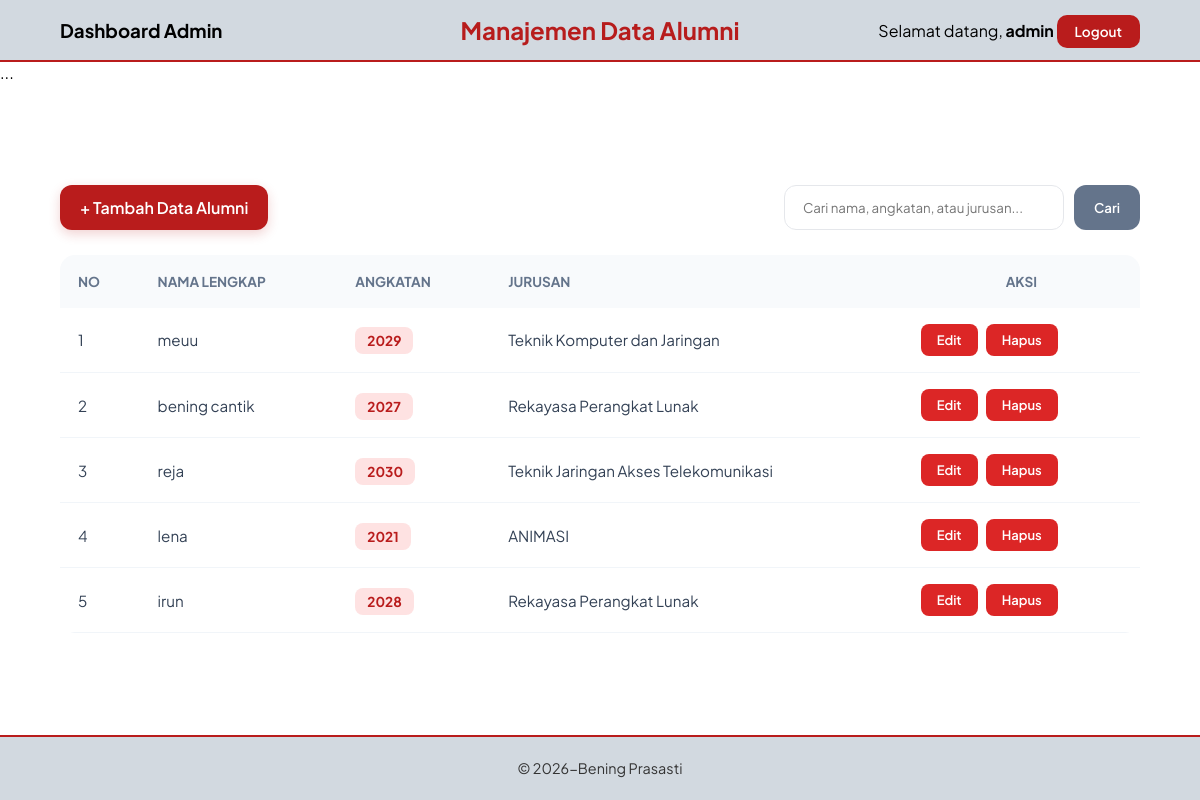
The page /dashboard_admin.php (signed in) on the database its author committed.
### tables this page shows
CREATE TABLE `alumni` (
  `id` int(11) NOT NULL,
  `nama_lengkap` varchar(100) DEFAULT NULL,
  `angkatan` year(4) DEFAULT NULL,
  `jurusan` varchar(100) DEFAULT NULL
);

### dashboard_admin.php (the view, shortened to what this page needs)
<?php
include 'koneksi.php';
$keyword = "";
if (isset($_POST['search'])) {
    $keyword = $_POST['keyword'];
    $result = mysqli_query($conn, "SELECT * FROM alumni
        WHERE nama_lengkap LIKE '%$keyword%'
        OR angkatan LIKE '%$keyword%'
        OR jurusan LIKE '%$keyword%'");
} else {
    $result = mysqli_query($conn, "SELECT * FROM alumni");
}
?>
<!DOCTYPE html>
<html lang="id">
<head>
    <link rel="stylesheet" href="css/dashboard.css">
</head>
<body>
    <div class="admin-container">
        <header class="main-header">
            <div class="header-left">
            <h3>Dashboard Admin</h3>
            </div>
            <div class="header-center">
            <h2>Manajemen Data Alumni</h2>
            </div>
            <div class="header-right">
            <span>Selamat datang, <strong><?php echo $_SESSION['username']; ?></strong></span>
            <a href="logout.php" class="btn-logout">Logout</a>
            </div>
        </header>
        ...
    </div>
</body>
        <main class="content">
            <div class="action-bar">
            <a href="tambah.php" class="btn-add">+ Tambah Data Alumni</a>
            <form method="POST" class="search-form">
                <input type="text" name="keyword" placeholder="Cari nama, angkatan, atau jurusan..." value="<?php echo $keyword; ?>">
                 <button type="submit" name="search" class="btn-search">Cari</button>
            </form>
            </div>
        <div class="table-container">
            <table>
            <thead>
                <tr>
                    <th>No</th>
                    <th>Nama Lengkap</th>
                    <th>Angkatan</th>
                    <th>Jurusan</th>
                    <th style="text-align: center;">Aksi</th>
                </tr>
                    </thead>
                    <tbody>
                        <?php
    if (mysqli_num_rows($result) > 0) {
        $no = 1;
        while ($row = mysqli_fetch_assoc($result)) { ?>
                <tr>
                    <td><?php echo $no++; ?></td>
                    <td><?php echo $row['nama_lengkap']; ?></td>
                    <td><span class="badge-year"><?php echo $row['angkatan']; ?></span></td>
                    <td><?php echo $row['jurusan']; ?></td>
                    <td class="actions">
                        <a href="edit.php?id=<?php echo $row['id']; ?>" class="btn-edit">Edit</a>
                        <a href="delete.php?id=<?php echo $row['id']; ?>"
                           class="btn-delete"
                           onclick="return confirm('Apakah yakin ingin hapus data ini?')">Hapus</a>
                    </td>
                </tr>
            <?php }
                        } else {
                            echo "<tr><td colspan='5' class='empty-row'>Data tidak ditemukan atau masih kosong.</td></tr>";
                        }
                        ?>
                    </tbody>
                </table>
            </div>
        </main>
        <footer class="main-footer">
            <p>&copy; 2026-Bening Prasasti</p>
        </footer>
</html>

### css/dashboard.css (style rules this page uses)
* { margin: 0; padding: 0; box-sizing: border-box; font-family: 'Plus Jakarta Sans', sans-serif; }
body { display: flex; flex-direction: column; min-height: 100vh; margin: 0; position: relative; }
.admin-container { display: flex; flex-direction: column; flex: 1; }
.main-header { background: #d2d9e0; backdrop-filter: blur(10px); padding: 15px 5%; display: flex; justify-content: space-between; align-items: center; border-bottom: 2px solid #b91c1c; }
.header-left { flex: 1; text-align: left; }
.header-center { flex: 1; text-align: center; }
.header-right { flex: 1; text-align: right; }
.header-center h2 { color: #b71c1c; margin: 0; }
.header-left h3 { margin: 0; }
.btn-logout { text-decoration: none; background: #b91c1c; color: white; padding: 8px 18px; border-radius: 10px; font-weight: 600; font-size: 0.85rem; transition: 0.3s; }
.content { flex: 1; padding: 40px 5%; max-width: 1200px; margin: 0 auto; width: 100%; }
.action-bar { display: flex; justify-content: space-between; margin-bottom: 25px; gap: 15px; }
.search-form { display: flex; gap: 10px; }
.search-form input { padding: 12px 18px; border: 1.5px solid #e5e7eb; border-radius: 12px; width: 280px; outline: none; background: white; }
.btn-add { background: #b91c1c; color: white; padding: 12px 20px; border-radius: 12px; text-decoration: none; font-weight: 600; box-shadow: 0 4px 12px rgba(185, 28, 28, 0.2); }
.btn-search { padding: 12px 20px; background: #64748b; color: white; border: none; border-radius: 12px; cursor: pointer; font-weight: 600; }
.btn-edit, .btn-delete { text-decoration: none; font-size: 13px; font-weight: 600; padding: 8px 16px; border-radius: 8px; transition: 0.3s; display: inline-block; }
.btn-edit { background-color: #dc2626; color: white !important; }
.btn-delete { background-color: #dc2626; color: white !important; }
.table-container { overflow-x: auto; border-radius: 15px; }
table { width: 100%; border-collapse: collapse; background: white; }
th { background: #f8fafc; color: #64748b; padding: 18px; text-align: left; font-size: 0.85rem; font-weight: 700; text-transform: uppercase; }
td { padding: 16px 18px; border-bottom: 1px solid #f1f5f9; color: #334155; font-size: 0.95rem; }
.badge-year { background: #fee2e2; color: #b91c1c; padding: 5px 12px; border-radius: 8px; font-size: 0.85rem; font-weight: 700; }
.actions { display: flex; gap: 8px; }
.btn-edit { color: 961010; text-decoration: none; font-weight: 600; }
.btn-delete { color: #961010; text-decoration: none; font-weight: 600; }
.main-footer { background: #d2d9e0; backdrop-filter: blur(10px); padding: 20px; text-align: center; border-top: 2px solid #b91c1c; width: 100%; color: #333; font-size: 0.9rem; line-height: 1.6; }

### rows shown on the page
alumni: nama_lengkap "meuu", angkatan "2029", jurusan "Teknik Komputer dan Jaringan"
alumni: nama_lengkap "bening cantik", angkatan "2027", jurusan "Rekayasa Perangkat Lunak"
alumni: nama_lengkap "reja", angkatan "2030", jurusan "Teknik Jaringan Akses Telekomunikasi"
alumni: nama_lengkap "lena", angkatan "2021", jurusan "ANIMASI"
alumni: nama_lengkap "irun", angkatan "2028", jurusan "Rekayasa Perangkat Lunak"

### other values the page prints
$_SESSION['username'] "admin"
